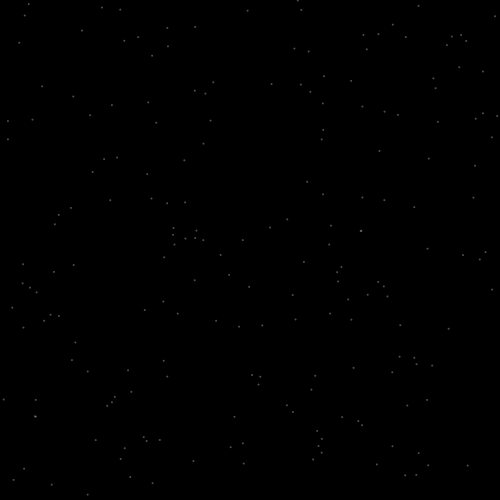
Frame 1 (no input)
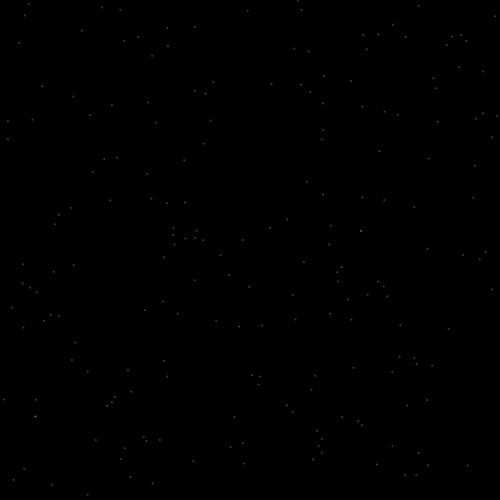
Frame 60 (the mouse pressed at the canvas centre just before this capture)
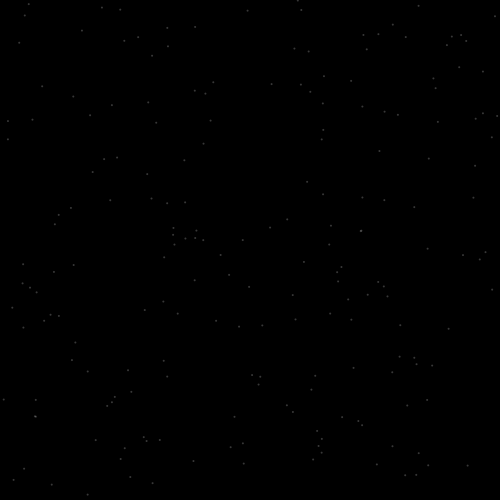
Frame 120 (the mouse held since frame 60 and released just before this capture)

The Processing sketch that drew these frames (run headless with seeded random() and noise(); from frame 60 on, the mouse is pressed at the canvas centre):

// Processing sketch: processing_95792
// ── processing_95792.pde

// total number of possible points
int numpoints = 200;
float[] x = new float[numpoints];
float[] y = new float[numpoints];
float[] a = new float[numpoints];
float[] b = new float[numpoints];

/// number of points to draw
int drawpoints = 0;

// background stars shining
int starsize;
int stargrowthrate;
int speed;

void setup() {
  size(500, 500);
  
  // for little background cells
  for (int i = 0; i < numpoints; i++) {
    a[i] = random(width);
    b[i] = random(height);
  }
  starsize = 1;
  speed = 2;
  stargrowthrate = speed;
  
}

void mousePressed() {
  drawpoints = 0;
}

void mouseDragged() {
  if (drawpoints < numpoints) {
  // add a new point to the end of the list of points
  x[drawpoints] = mouseX+4000;
  y[drawpoints] = mouseY+4000;

  drawpoints += 1;
  }
}

int frame = 0;

void draw() {
  frame++;
  background(0);
  translate(-4000, -4000);
  noStroke();
  for (int i = 3; i < numpoints; i++) {
    float size = ((frame + i) * 0.3) % 20;
    
    //cell that makes blue cell shrink 1
    //fill(random(0, 255), random(0, 255), random(0, 255));
    fill(255, 228, 0);
    ellipse(x[i], y[i], size, size);
    //cell that makes blue cell shrink 2
    fill(206, 242, 121);
    ellipse(x[i-1], y[i-1], size, size);
    //line between cells
    fill(255, 0, 0);
    curve(x[i], y[i], x[i-1], y[i-1], x[i-2], y[i-2], x[i-3], y[i-3]); 
    //cell that makes blue cell shrink 3
    fill(0, 130, 153);
    ellipse(x[i-2], y[i-2], size, size);
    //main blue cells
    fill(0, 0, 255);
    ellipse(x[i-3], y[i-3], size, size);
  
    if (! mousePressed) {
    //float phase = frame / random(0, 20);
    float phase = frame/ i;
    x[i] = x[i] + sin(phase);
    y[i] = y[i] + cos(phase);
    }
  }
    //background cells
    translate(4000, 4000);
    fill(255, random(10, 80));
    for (int i = 0; i < numpoints; i++) {
      ellipse(a[i], b[i], 2, 2);
    }
    
    if(starsize >= width/30) {
      stargrowthrate = -speed;
    } else if(starsize <= 0) {
      stargrowthrate = speed;
    }
    
    starsize = starsize + stargrowthrate;
}
